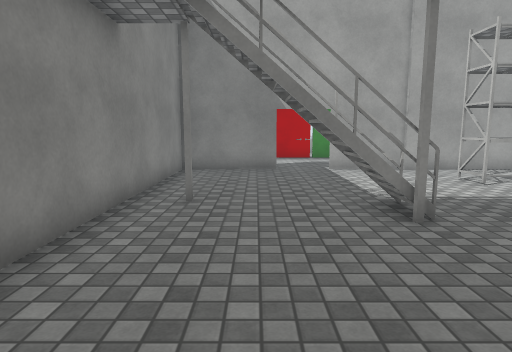
view 1 (above)

22 first-person views from a walk through a 3-D level made in the Unity game engine. The camera is 1.4 m above the floor, tilts 8° down and sees 75° across. The floor is counted in squares, 1 m on a side. Each view is taken from the middle of a square. On the plan, view 1 faces up. The plan holds only what a view shows up to about 15 squares ahead; the rest is blank. The place goes on beyond the plan. The player character is not drawn. Door leaves are left out, so doorways stand open. Surface patterns are stand-ins for the level's own textures.

view 2
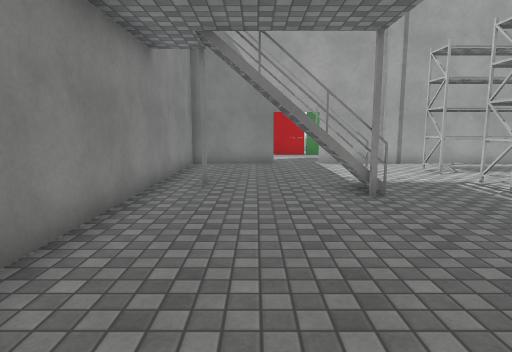

view 3
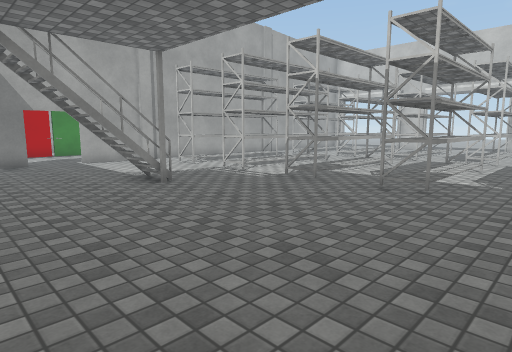

view 4
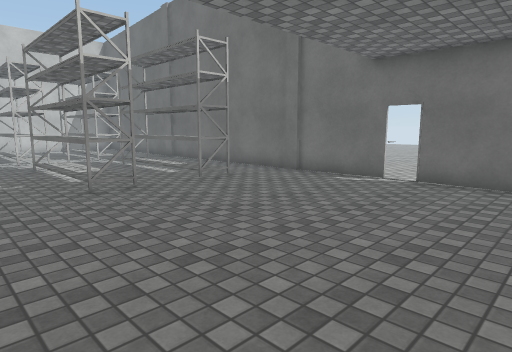

view 5
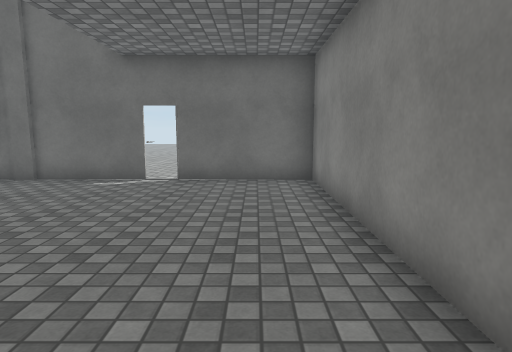

view 6
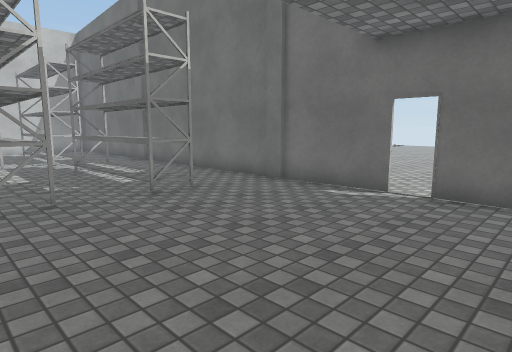

view 7
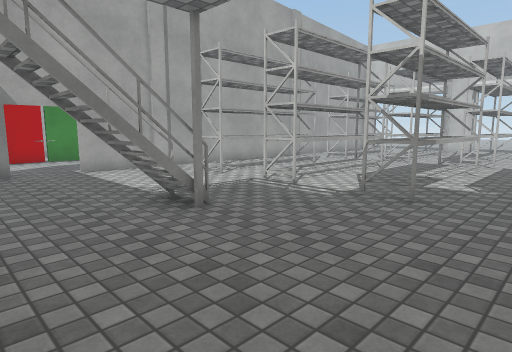

view 8
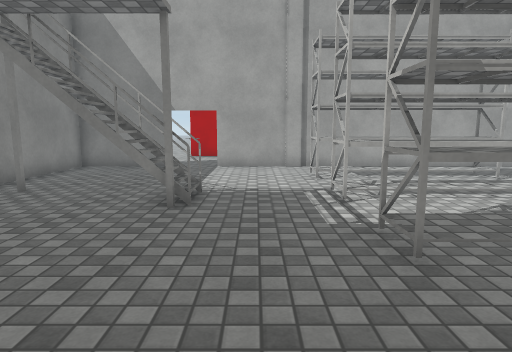

view 9
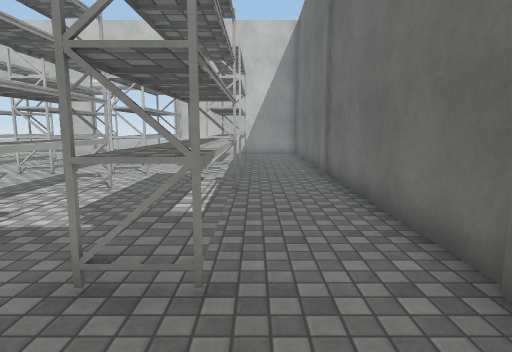

view 10
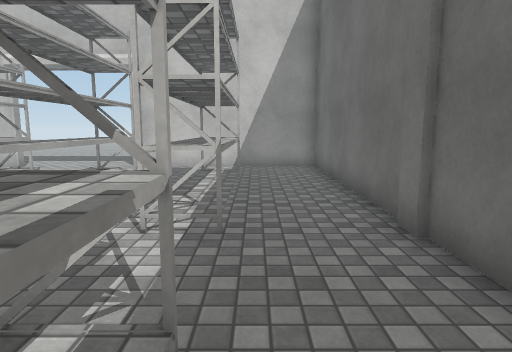

view 11
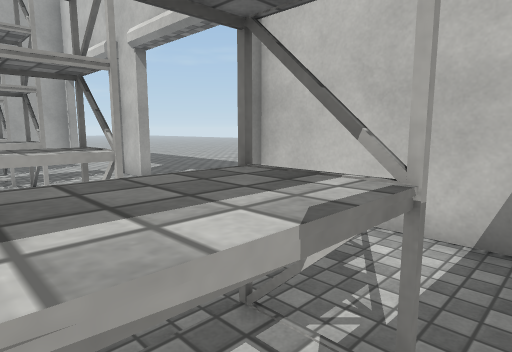

view 12
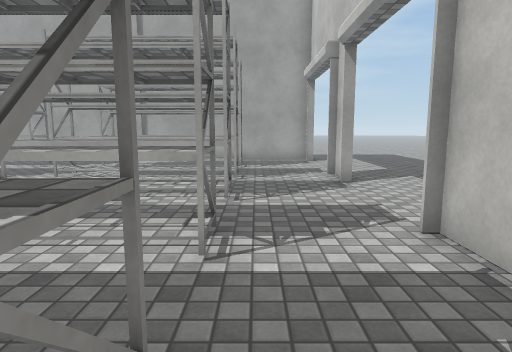

view 13
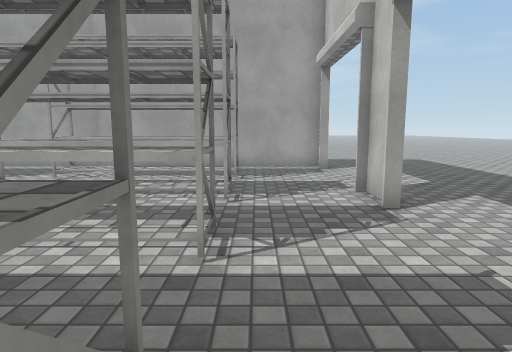

view 14
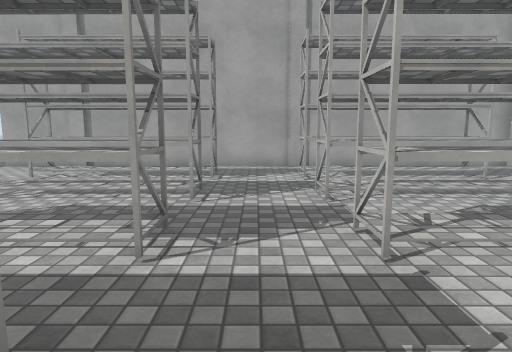

view 15
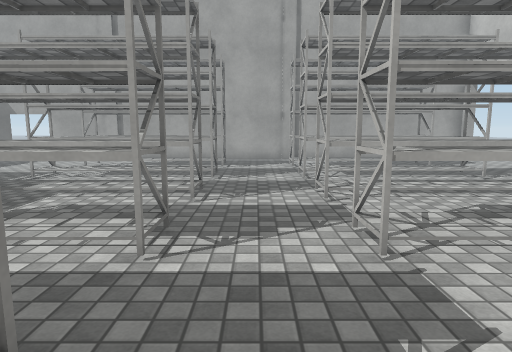

view 16
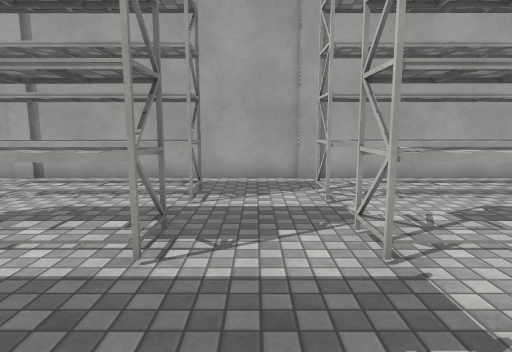

view 17
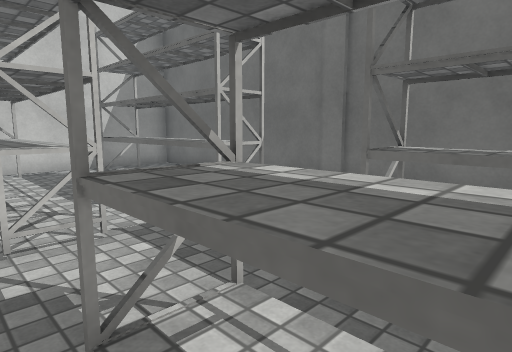

view 18
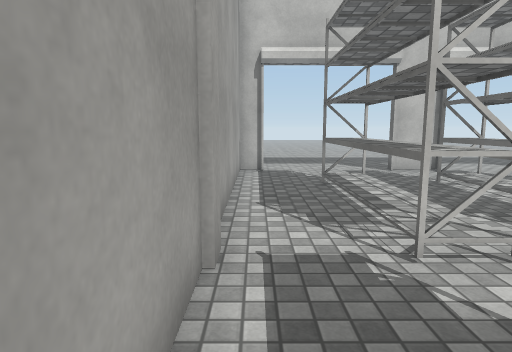

view 19
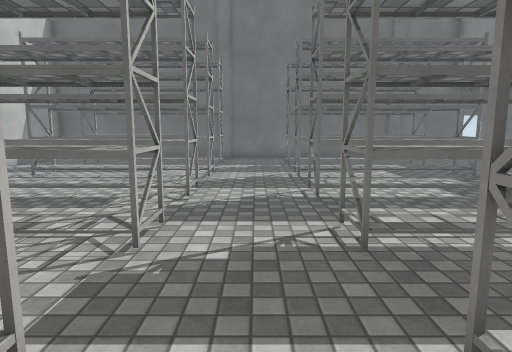

view 20
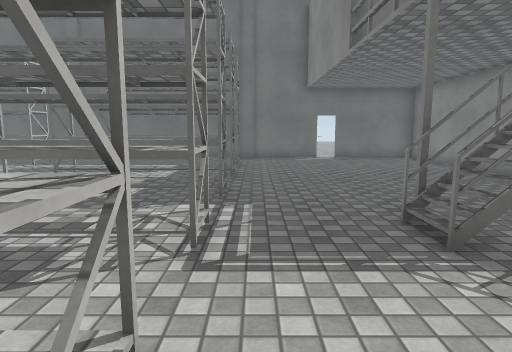

view 21
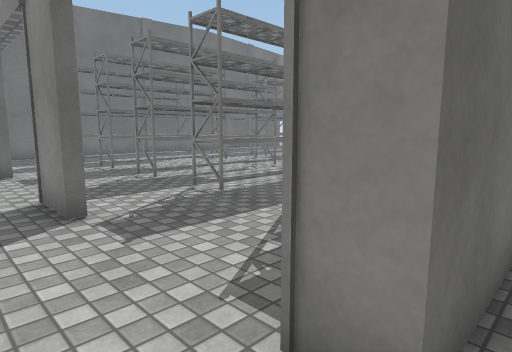

view 22
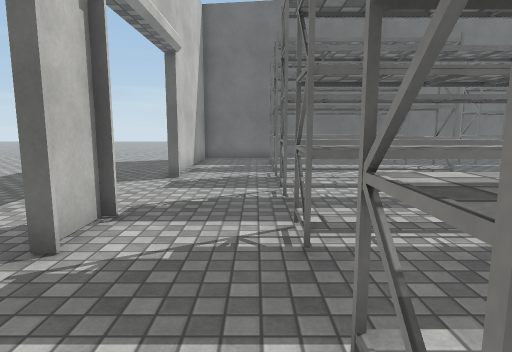

### Floor plan
Key: @ floor where view 1 was taken; # wall or solid block; . floor; D open door; T thing the floor can be seen under or through.
Columns run from 3 left of view 1 to 23 right of it. Each row starts with its distance up from view 1.
 16      ..
 15     ...
 14     ...
 13     ...                  ..
 12 ####DD###################..
 11 #.......................#..
 10 #.......................D..
  9 #........TTTTT...TTTTT..D..
  8 #........TTTTT...TTTTT..D..
  7 #.#.....................D..
  6 #...TTT..TTTTT...TTTTT..#..
  5 #...TTT..TTTTT...TTTTT..#..
  4 #.......................D..
  3 #........TTTTT...TTTTT..D..
  2 #........TTTTT...TTTTT..D..
  1 #D......................D..
  0 #..@.....TTTTT...#####..#..
 -1 #.......................#..
 -2 #.......................#..
 -3 #........TTTTT...#####..#..
 -4 #.......................#
 -5 #.......................#
 -6 ####DD###################
 -7     ..
 -8      ..
 -9      ..
-10      ...
-11       ..

Positions as (right, up) in squares from view 1, and headings:
1: (0, 0), facing up
2: (0, -2), facing up
3: (-2, -3), facing up-right
4: (-2, 3), facing down-right
5: (-1, 3), facing down
6: (-1, 1), facing down-right
7: (-1, 0), facing up-right
8: (4, -1), facing up
9: (3, -4), facing right
10: (9, -4), facing right
11: (17, -4), facing up-right
12: (19, -4), facing up
13: (19, -1), facing up
14: (12, -1), facing up
15: (12, -4), facing up
16: (12, 2), facing up
17: (9, 1), facing down-right
18: (10, 11), facing right
19: (12, 10), facing down
20: (5, 10), facing down
21: (23, 12), facing down-left
22: (19, 10), facing down
